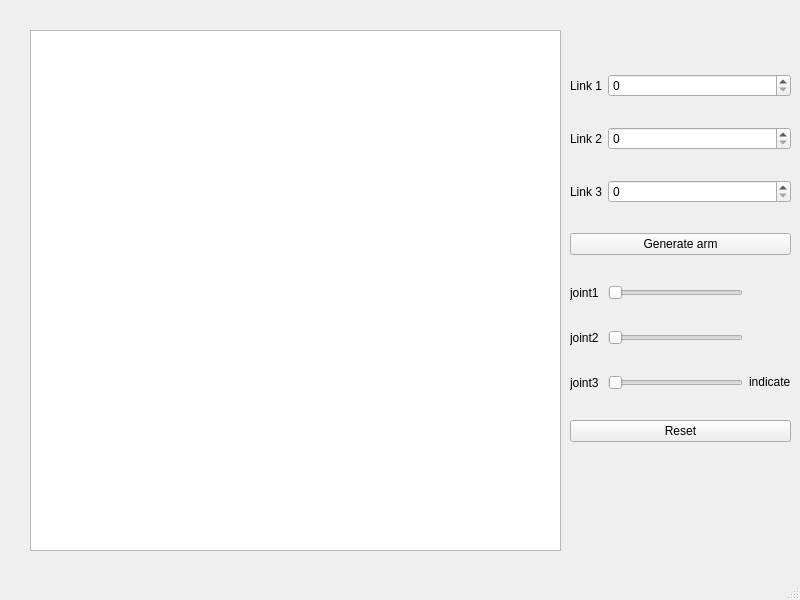
<?xml version="1.0" encoding="UTF-8"?>
<ui version="4.0">
 <class>MainWindow</class>
 <widget class="QMainWindow" name="MainWindow">
  <property name="geometry">
   <rect>
    <x>0</x>
    <y>0</y>
    <width>800</width>
    <height>600</height>
   </rect>
  </property>
  <property name="windowTitle">
   <string>MainWindow</string>
  </property>
  <widget class="QWidget" name="centralwidget">
   <widget class="QWidget" name="gridLayoutWidget">
    <property name="geometry">
     <rect>
      <x>570</x>
      <y>50</y>
      <width>221</width>
      <height>421</height>
     </rect>
    </property>
    <layout class="QGridLayout" name="gridLayout">
     <item row="2" column="0">
      <widget class="QLabel" name="link3_tag">
       <property name="text">
        <string>Link 3</string>
       </property>
      </widget>
     </item>
     <item row="6" column="0">
      <widget class="QLabel" name="label_2">
       <property name="text">
        <string>joint2</string>
       </property>
      </widget>
     </item>
     <item row="0" column="0">
      <widget class="QLabel" name="link1_tag">
       <property name="text">
        <string>Link 1</string>
       </property>
      </widget>
     </item>
     <item row="5" column="1">
      <widget class="QSlider" name="joint1">
       <property name="maximum">
        <number>360</number>
       </property>
       <property name="orientation">
        <enum>Qt::Orientation::Horizontal</enum>
       </property>
      </widget>
     </item>
     <item row="5" column="0">
      <widget class="QLabel" name="label">
       <property name="text">
        <string>joint1</string>
       </property>
      </widget>
     </item>
     <item row="6" column="1">
      <widget class="QSlider" name="joint2">
       <property name="maximum">
        <number>360</number>
       </property>
       <property name="orientation">
        <enum>Qt::Orientation::Horizontal</enum>
       </property>
      </widget>
     </item>
     <item row="1" column="0">
      <widget class="QLabel" name="link2_tag">
       <property name="text">
        <string>Link 2</string>
       </property>
      </widget>
     </item>
     <item row="7" column="1">
      <widget class="QSlider" name="joint3">
       <property name="maximum">
        <number>360</number>
       </property>
       <property name="orientation">
        <enum>Qt::Orientation::Horizontal</enum>
       </property>
      </widget>
     </item>
     <item row="7" column="0">
      <widget class="QLabel" name="label_3">
       <property name="text">
        <string>joint3</string>
       </property>
      </widget>
     </item>
     <item row="5" column="2">
      <widget class="QLabel" name="indicate_joint1">
       <property name="text">
        <string/>
       </property>
      </widget>
     </item>
     <item row="3" column="0" colspan="3">
      <widget class="QPushButton" name="Generatearm">
       <property name="text">
        <string>Generate arm</string>
       </property>
      </widget>
     </item>
     <item row="2" column="1" colspan="2">
      <widget class="QSpinBox" name="link3"/>
     </item>
     <item row="1" column="1" colspan="2">
      <widget class="QSpinBox" name="link2"/>
     </item>
     <item row="0" column="1" colspan="2">
      <widget class="QSpinBox" name="link1"/>
     </item>
     <item row="8" column="0" colspan="3">
      <widget class="QPushButton" name="Reset">
       <property name="text">
        <string>Reset</string>
       </property>
      </widget>
     </item>
     <item row="6" column="2">
      <widget class="QLabel" name="indicate_joint2">
       <property name="text">
        <string/>
       </property>
      </widget>
     </item>
     <item row="7" column="2">
      <widget class="QLabel" name="indicate_joint3">
       <property name="sizePolicy">
        <sizepolicy hsizetype="Fixed" vsizetype="Fixed">
         <horstretch>0</horstretch>
         <verstretch>0</verstretch>
        </sizepolicy>
       </property>
       <property name="text">
        <string>indicate</string>
       </property>
      </widget>
     </item>
    </layout>
   </widget>
   <widget class="QGraphicsView" name="ground">
    <property name="geometry">
     <rect>
      <x>30</x>
      <y>30</y>
      <width>531</width>
      <height>521</height>
     </rect>
    </property>
    <property name="sizePolicy">
     <sizepolicy hsizetype="Ignored" vsizetype="Ignored">
      <horstretch>0</horstretch>
      <verstretch>0</verstretch>
     </sizepolicy>
    </property>
   </widget>
  </widget>
  <widget class="QMenuBar" name="menubar">
   <property name="geometry">
    <rect>
     <x>0</x>
     <y>0</y>
     <width>800</width>
     <height>22</height>
    </rect>
   </property>
  </widget>
  <widget class="QStatusBar" name="statusbar"/>
 </widget>
 <resources/>
 <connections/>
</ui>
